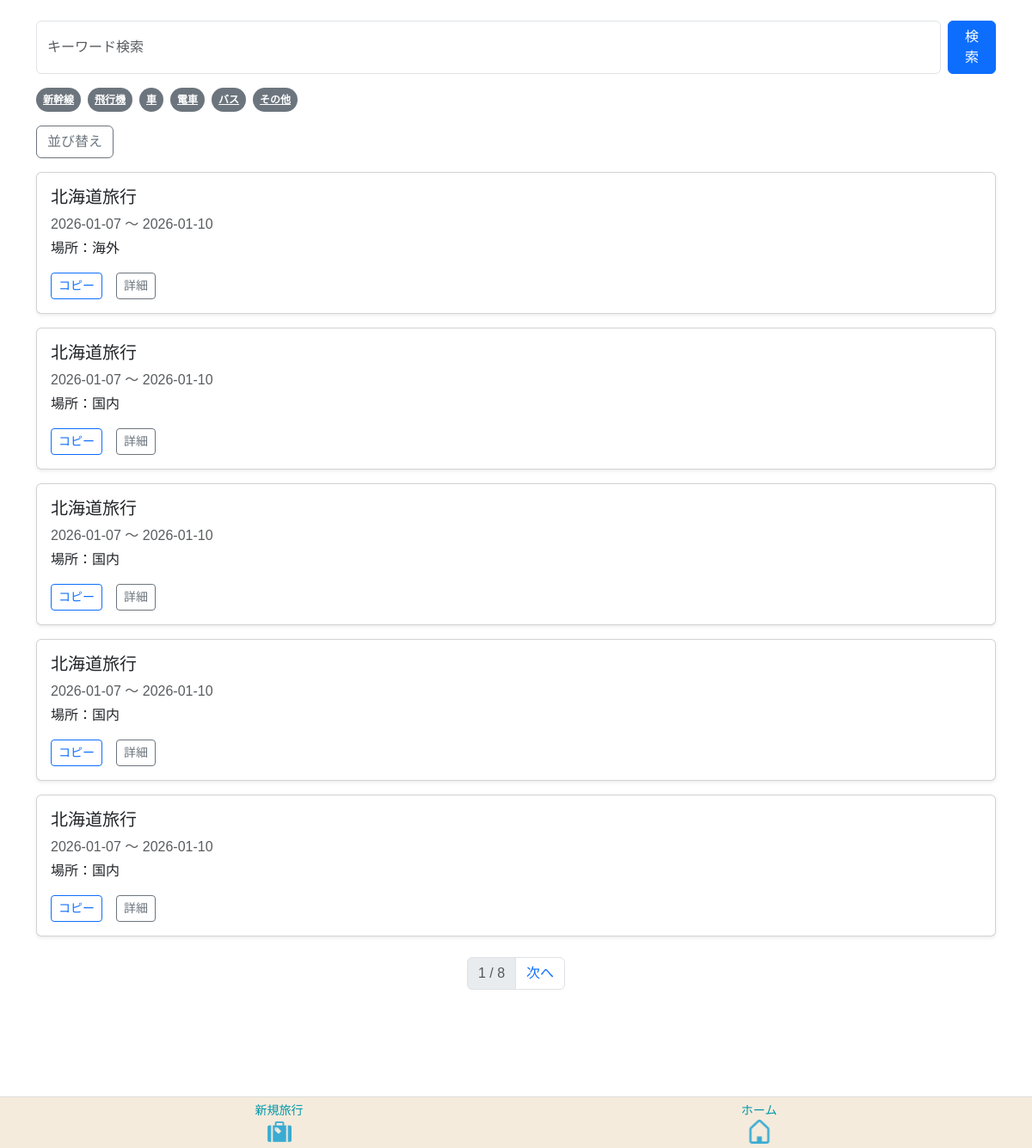
The app's page /home/ (signed in) with its own data.
### app/models/travel.py (models this page shows, shortened)
class Transport(models.Model):
    class TransportType(models.IntegerChoices):
     SHINKANSEN = 0, _("新幹線")
     AIRPLANE   = 1, _("飛行機")
     CAR        = 2, _("車")
     TRAIN      = 3, _("電車")
     BUS        = 4, _("バス")
     OTHER      = 5, _("その他")
    transport_id = models.AutoField(
        primary_key=True,
        verbose_name=_("交通手段ID")
    )
    transport_type = models.IntegerField(
    choices=TransportType.choices,
    verbose_name=_("交通手段")
    )
    created_at = models.DateTimeField(
        auto_now_add=True,
        verbose_name=_("作成日")
    )
    updated_at = models.DateTimeField(
       auto_now=True,
        verbose_name=_("更新日")
    )
    class Meta:
        verbose_name = _("交通手段")
        verbose_name_plural = _("交通手段")

class Travel_info(models.Model):
    class StayType(models.IntegerChoices):
        DAY_TRIP = 0, _("日帰り")
        STAY     = 1, _("宿泊")
    class LocationType(models.IntegerChoices):
        DOMESTIC = 0, _("国内")
        OVERSEAS = 1, _("海外")
    class StatusType(models.IntegerChoices):
        NOT_DONE  = 0, _("未")
        COMPLETE  = 1, _("完")
        PROCESSED = 2, _("済")
    travel_info_id = models.AutoField(
        primary_key=True,
        verbose_name=_("旅行情報ID")
    )
    user = models.ForeignKey(
        settings.AUTH_USER_MODEL,
        on_delete=models.CASCADE,
        verbose_name=_("ユーザーID")
    )
    travel_title = models.CharField(
        max_length=100,
        verbose_name=_("旅行タイトル")
    )
    start_date = models.DateField(
        verbose_name=_("開始日")
    )
    end_date = models.DateField(
        verbose_name=_("終了日")
    )
    stay_type = models.IntegerField(
        choices=StayType.choices,
        verbose_name=_("宿泊タイプ")
    )
    location = models.IntegerField(
        choices=LocationType.choices,
        verbose_name=_("場所")
    )
    memo = models.CharField(
        max_length=230,
        blank=True,
        verbose_name=_("メモ")
    )
    status = models.IntegerField(
        choices=StatusType.choices,
        default=0,
        verbose_name=_("ステータス")
    )
    transport = models.ManyToManyField(
        "Transport",
        through="Travelmode",
        verbose_name=_("交通手段")
    )
    created_at = models.DateField(
        auto_now_add=True,
        verbose_name=_("作成日")
    )
    updated_at = models.DateField(
       auto_now=True,
        verbose_name=_("更新日")
    )
    class Meta:
        verbose_name = _("旅行情報")
        verbose_name_plural = _("旅行情報")

### app/views/home.py (the view)
# urls.py: path('home/', HomeView.as_view(), name='home'),
class HomeView(LoginRequiredMixin, TemplateView):
    template_name = "home/home.html"
    login_url = "/login/"  # ログインページのURLに合わせて変更
    def get(self, request, *args, **kwargs):
        keyword = request.GET.get("keyword", "")
        transport_filter = request.GET.get("transport", "")
        sort = request.GET.get("sort", "")
        travels = Travel_info.objects.filter(user=request.user)
        if keyword:
            travels = travels.filter(travel_title__icontains=keyword)
        if transport_filter:
            travels = travels.filter(transport__transport_type=transport_filter)
        if sort == "title_asc":
            travels = travels.order_by("travel_title")
        elif sort == "title_desc":
            travels = travels.order_by("-travel_title")
        elif sort == "date_asc":
            travels = travels.order_by("start_date")
        elif sort == "date_desc":
            travels = travels.order_by("-start_date")
        paginator = Paginator(travels, 5)
        page = request.GET.get("page")
        travels_page = paginator.get_page(page)
        tags = Transport.objects.all()
        return render(request, self.template_name, {
            "travels": travels_page,
            "keyword": keyword,
            "tags": tags,
            "transport_filter": transport_filter,
            "sort": sort,
        })

### templates/home/home.html (shortened to what this page needs)
{% extends 'base.html' %}
{% load static %}
{% block extra_css %}
{{ block.super }}
{% endblock %}
{% block content %}
<div class="container mt-4 mb-5">
    <form method="GET" class="d-flex mb-3">
        <input type="text" name="keyword" value="{{ keyword }}" class="form-control me-2"
               placeholder="キーワード検索">
        <button class="btn btn-primary">検索</button>
    </form>
    <div class="d-flex overflow-auto mb-3" style="white-space: nowrap;">
        {% for tag in tags %}
            <a href="?transport={{ tag.transport_type }}"
               class="badge rounded-pill bg-secondary text-white me-2 p-2">
                {{ tag.get_transport_type_display }}
            </a>
        {% endfor %}
    </div>
    <button class="btn btn-outline-secondary mb-3" data-bs-toggle="modal" data-bs-target="#sortModal">
        並び替え
    </button>
    {% for t in travels %}
        <div class="card mb-3 shadow-sm">
            <div class="card-body">
                <h5 class="card-title">{{ t.travel_title }}</h5>
                <p class="card-text text-muted mb-1">
                    {{ t.start_date|date:"Y-m-d" }} 〜 {{ t.end_date|date:"Y-m-d" }}
                </p>
                <p class="card-text">
                    場所：{{ t.get_location_display }}
                </p>
                <div class="d-flex gap-3">
                    <a href="{% url 'app:template_preview' %}?copy={{ t.travel_info_id }}"
                       class="btn btn-sm btn-outline-primary">
                        コピー
                    </a>
                    <a href="#" class="btn btn-sm btn-outline-secondary">
                        詳細
                    </a>
                </div>
            </div>
        </div>
    {% empty %}
        <p class="text-center text-muted">旅行がありません</p>
    {% endfor %}
    <div class="d-flex justify-content-center mt-4">
        <nav>
            <ul class="pagination">
                <li class="page-item disabled">
                    <span class="page-link">
                        {{ travels.number }} / {{ travels.paginator.num_pages }}
                    </span>
                </li>
                {% if travels.has_next %}
                    <li class="page-item">
                        <a class="page-link" href="?page={{ travels.next_page_number }}">次へ</a>
                    </li>
                {% endif %}
            </ul>
        </nav>
    </div>
</div>
{% endblock%}

### static/tabipre/base.css (style rules this page uses)
body { margin: 0; padding: 0; font-family: "Helvetica", "Arial", sans-serif; background-color: #ffffff; }

### records on screen
Transport: transport_type "新幹線"
Transport: transport_type "飛行機"
Transport: transport_type "車"
Transport: transport_type "電車"
Transport: transport_type "バス"
Transport: transport_type "その他"
Travel_info: travel_title "北海道旅行", start_date "2026-01-07", end_date "2026-01-10", location "海外"
Travel_info: travel_title "北海道旅行", start_date "2026-01-07", end_date "2026-01-10", location "国内"
Travel_info: travel_title "北海道旅行", start_date "2026-01-07", end_date "2026-01-10", location "国内"
Travel_info: travel_title "北海道旅行", start_date "2026-01-07", end_date "2026-01-10", location "国内"
Travel_info: travel_title "北海道旅行", start_date "2026-01-07", end_date "2026-01-10", location "国内"

### other values on screen
{{ travels.number }} "1"
{{ travels.paginator.num_pages }} "8"
